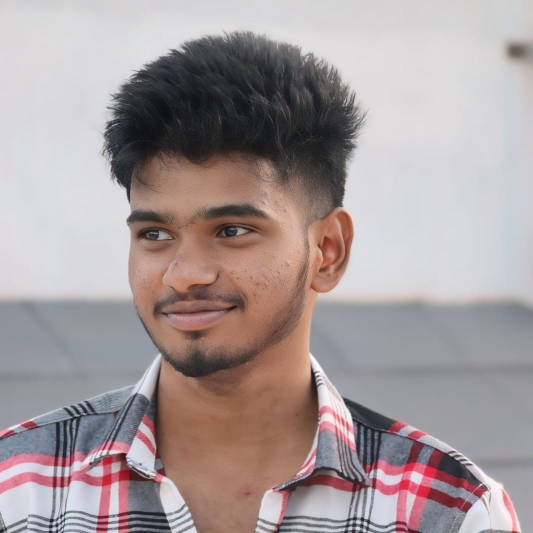
#> input picture My_Ph1.jpg, 1066 x 1066 px (shown at 1/2 size)
$ jupyter execute 'Untitled8 (2).ipynb'
#> lines starting #> are read from the running program, lines starting #| are printed output that depends on the picture
[cell 1]
### EXP 4 : Record-Image Transformations
### Name : SELVAGANESH B
### REG.No : 212224230258

[cell 2]
import cv2
import numpy as np
import matplotlib.pyplot as plt

[cell 3]
# Step 1: Load the image
image = cv2.imread('My_Ph1.jpg')  # Load the image from file
#> image is the input picture: shape (1066, 1066, 3); mean B, G, R 155.2, 154.1, 166.2

[cell 4]
# Display the original image
plt.imshow(cv2.cvtColor(image, cv2.COLOR_BGR2RGB))  # Convert BGR to RGB for correct display
plt.title("Original Image")
plt.axis('off')

[cell 5]
# Step 2: Image Translation
tx, ty = 100, 50  # Translation factors (shift by 100 pixels horizontally and 50 vertically)
M_translation = np.float32([[1, 0, tx], [0, 1, ty]])  # Translation matrix:
# [1, 0, tx] - Horizontal shift by tx
# [0, 1, ty] - Vertical shift by ty
translated_image = cv2.warpAffine(image, M_translation, (image.shape[1], image.shape[0]))
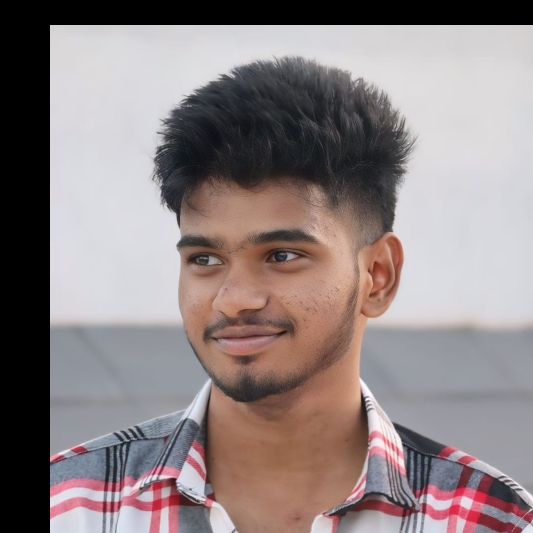
#> translated_image: shape (1066, 1066, 3) (shown at 1/2 size); mean B, G, R 130.9, 130.6, 142.1

[cell 6]
plt.imshow(cv2.cvtColor(translated_image, cv2.COLOR_BGR2RGB))  # Display the translated image
plt.title("Translated Image")
plt.axis('off')

[cell 7]
# Step 3: Image Scaling
fx, fy = 5.0, 2.0  # Scaling factors (1.5x scaling for both width and height)
scaled_image = cv2.resize(image, None, fx=fx, fy=fy, interpolation=cv2.INTER_LINEAR)
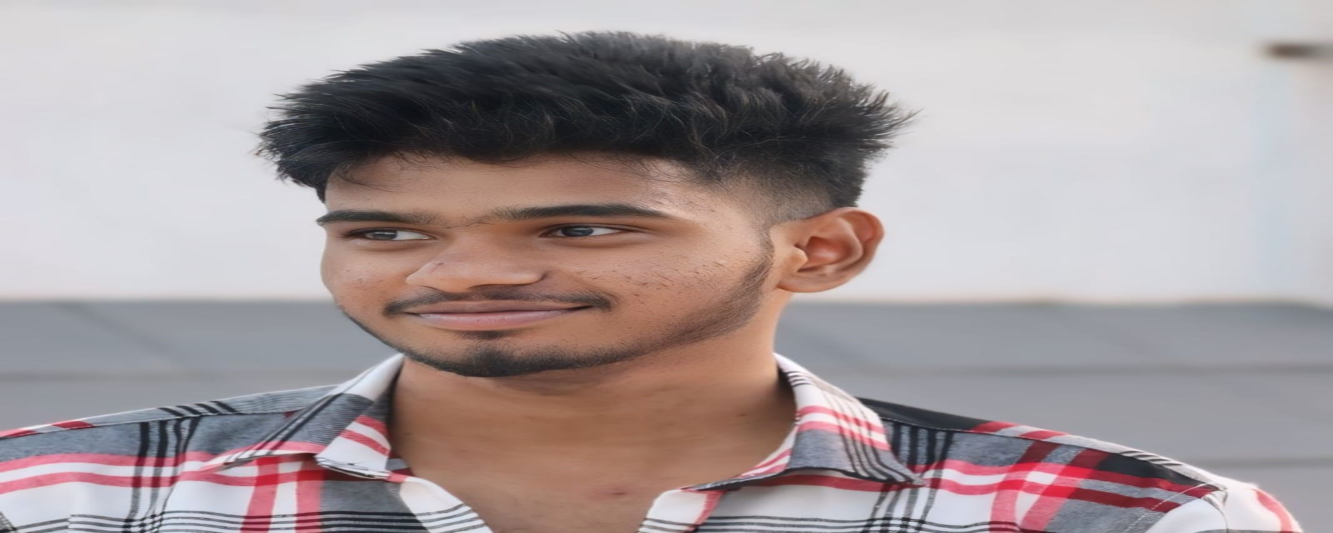
#> scaled_image: shape (2132, 5330, 3) (shown at 1/4 size); mean B, G, R 155.2, 154.1, 166.1
# resize: Resize the image by scaling factors fx, fy
# INTER_LINEAR: Uses bilinear interpolation for resizing

[cell 8]
plt.imshow(cv2.cvtColor(scaled_image, cv2.COLOR_BGR2RGB))  # Display the scaled image
plt.title("Scaled Image")  # Set title
plt.axis('off')

[cell 9]
# Step 4: Image Shearing
shear_matrix = np.float32([[1, 0.5, 0], [0.5, 1, 0]])  # Shearing matrix
# The matrix shears the image by a factor of 0.5 in both x and y directions
# [1, 0.5, 0] - Shear along the x-axis (horizontal)
# [0.5, 1, 0] - Shear along the y-axis (vertical)
sheared_image = cv2.warpAffine(image, shear_matrix, (image.shape[1], image.shape[0]))
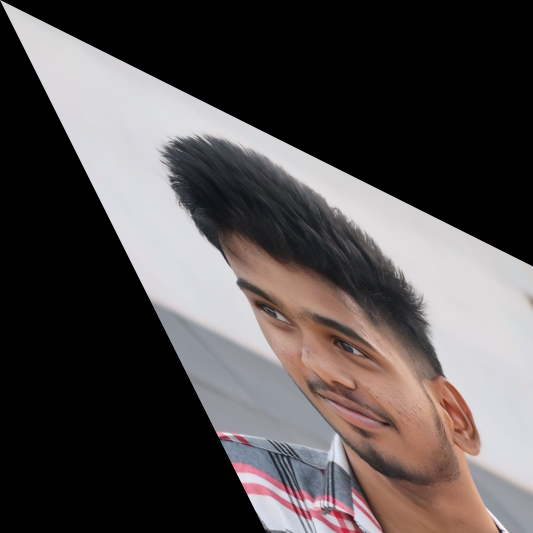
#> sheared_image: shape (1066, 1066, 3) (shown at 1/2 size); mean B, G, R 76.9, 77, 82.6

[cell 10]
plt.imshow(cv2.cvtColor(sheared_image, cv2.COLOR_BGR2RGB))  # Display the sheared image
plt.title("Sheared Image")  # Set title
plt.axis('off')

[cell 11]
# Step 5: Image Reflection
reflected_image = cv2.flip(image, 2)  # Flip the image horizontally (1 means horizontal flip)
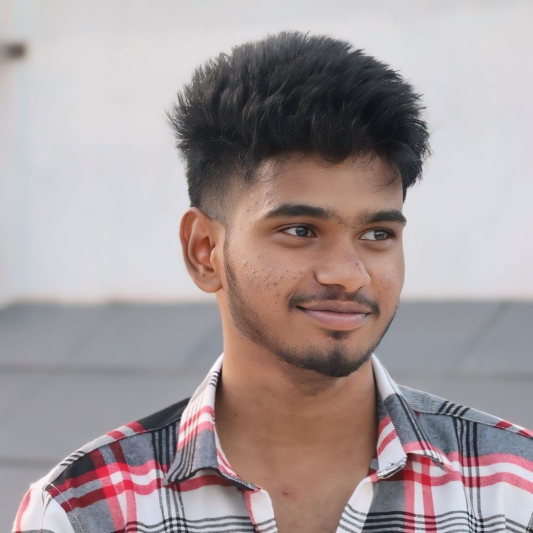
#> reflected_image: shape (1066, 1066, 3) (shown at 1/2 size); mean B, G, R 155.2, 154.1, 166.2
# flip: 1 means horizontal flip, 0 would be vertical flip, -1 would flip both axes

[cell 12]
plt.imshow(cv2.cvtColor(reflected_image, cv2.COLOR_BGR2RGB))  # Display the reflected image
plt.title("Reflected Image")  # Set title
plt.axis('off')

[cell 13]
# Step 6: Image Rotation
(height, width) = image.shape[:2]  # Get the image height and width
#> height = 1066; width = 1066
angle = 45  # Rotation angle in degrees (rotate by 45 degrees)
center = (width // 2, height // 2)  # Set the center of rotation to the image center
#> center = (533, 533)
M_rotation = cv2.getRotationMatrix2D(center, angle, 1)  # Get the rotation matrix
# getRotationMatrix2D: Takes the center of rotation, angle, and scale factor (1 means no scaling)
rotated_image = cv2.warpAffine(image, M_rotation, (width, height))  # Apply rotation
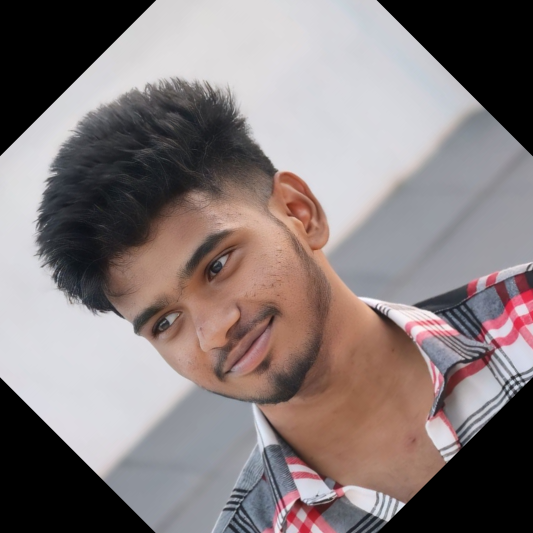
#> rotated_image: shape (1066, 1066, 3) (shown at 1/2 size); mean B, G, R 123.1, 123.1, 133.6

[cell 14]
plt.imshow(cv2.cvtColor(rotated_image, cv2.COLOR_BGR2RGB))  # Display the rotated image
plt.title("Rotated Image")  # Set title
plt.axis('off')

[cell 15]
# Step 7: Image Cropping
x, y, w, h = 100, 100, 200, 150  # Define the top-left corner (x, y) and the width (w) and height (h) of the crop
# Cropping the image from coordinates (x, y) to (x+w, y+h)
cropped_image = image[y:y+h, x:x+w]
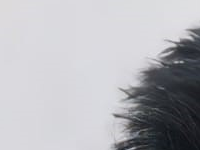
#> cropped_image: shape (150, 200, 3); mean B, G, R 184.5, 179.7, 179.7
# The crop is performed by slicing the image array in the y and x directions

[cell 16]
plt.imshow(cv2.cvtColor(cropped_image, cv2.COLOR_BGR2RGB))  # Display the cropped image
plt.title("Cropped Image")  # Set title
plt.axis('off')
